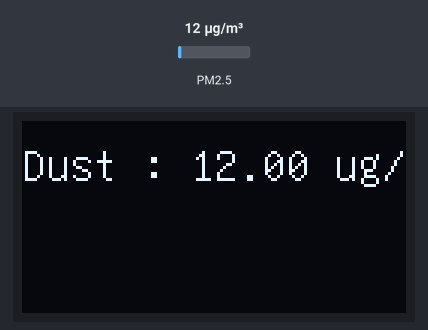
Simulated run of this sketch. Board: Arduino Uno, built with avr-gcc and run on an emulated ATmega328P. Shown: 128×64 one-colour display. Inputs (shaded band) come from the test bench; at power-on: PM2.5 12 µg/m³. Storage starts empty; what the sketch prints to the serial monitor is not drawn.

Above: at 1.2 s.
1.3 s: PM2.5 set to 6 µg/m³
At 3.6 s:
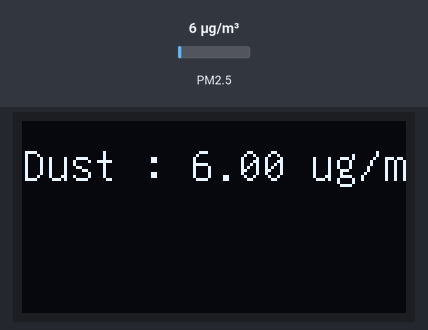
4.1 s: PM2.5 set to 75 µg/m³
At 6.1 s:
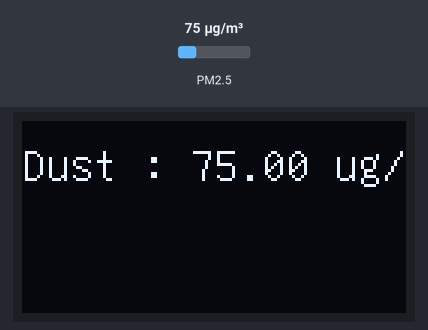
6.4 s: PM2.5 set to 150 µg/m³
At 8.3 s:
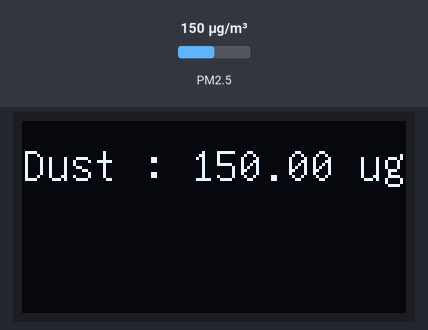
Timing chart, 0 to 9.8 s (numbered marks = the images above; inputs shaded):
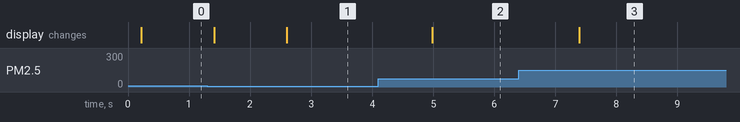

The sketch:

OLED_dust_sd.ino
```cpp
//Bibliothèques incluses dans le sketch

#include <U8g2lib.h>
#include <U8x8lib.h>

#include "U8glib.h"
#include <U8glib.h>

#include <Wire.h>
#include <GP2YDustSensor.h>
#include <SPI.h>
#include <SD.h>

//Initialiser notre type spécifique d'écran OLED
U8GLIB_SH1106_128X64 u8g(U8G_I2C_OPT_DEV_0|U8G_I2C_OPT_FAST);  // Dev 0, Fast I2C / TWI
//U8G2_SH1106_128X64_NONAME_1_HW_I2C u8g2(U8G2_R0, /* reset=*/ U8X8_PIN_NONE);


const uint8_t SHARP_LED_PIN = 10;   // Sharp poussière/particle capteur Led Pin
const uint8_t SHARP_VO_PIN = A0;    // Sharp poussière/particle pin de sortie analogique utilisé pour la lecture

//Initializer le PM2.5 capteur de poussière
GP2YDustSensor dustSensor(GP2YDustSensorType::GP2Y1010AU0F, SHARP_LED_PIN, SHARP_VO_PIN);

const int chipSelect = 4;

void setup(void) {
  // mettez votre code d'installation ici, à exécuter une fois
  Serial.begin(9600);
  Serial.print("Initializing SD card...");
  dustSensor.begin();


  // voir si la carte est présente et peut être initialisée :
  if (!SD.begin(chipSelect)) {
    Serial.println("Card failed, or not present");
    //don't do anything more:
    //while (1);
  }
  Serial.println("card initialized.");

  //dustSensor.setBaseline(0.4); // set no dust voltage according to your own experiments
  //dustSensor.setCalibrationFactor(1.1); // calibrate against precision instrument

//  u8g2.begin();
}

void loop(void) {
  // mettez votre code principal ici, pour l'exécuter de façon répétée :
  // Serial Print dust sensor data
   Serial.print("Dust density: ");
   Serial.print(dustSensor.getDustDensity());
  // Serial.print(" ug/m3; Running average: ");
  // Serial.print(dustSensor.getRunningAverage());
  // Serial.println(" ug/m3");

  // faire une string pour assembler les données à enregistrer :
  String dataString = "";

  File dataFile = SD.open("datalog.txt", FILE_WRITE);

  if (dataFile) {
    dataFile.println(dustSensor.getDustDensity());
    dataFile.close();
    Serial.print("writing to file: ");
    Serial.print(dustSensor.getDustDensity());
    Serial.println(" ug/m3");
  } else {
    Serial.println("error opening file");
  }
//Écran OLED impression poussière capteur données image boucle

  u8g.firstPage();
  do {
    draw();
  } while( u8g.nextPage() );

  //delay before we run again
  delay(1000);
}

void draw(void) {
  // graphic commands to redraw the complete screen should be placed here
  u8g.setFont(u8g_font_unifont);
  //u8g.setFont(u8g_font_osb21);
  u8g.setPrintPos(0, 20);
  u8g.print("Dust : ");
  u8g.print(dustSensor.getDustDensity());
  u8g.print(" ug/m3");
}
```

Measured:
- after the input at 1.3 s, the display: first changes after 0.11 s (image 1 shows a later state)
- after the input at 4.1 s, the display: changes after 0.89 s (image 2)
- after the input at 6.4 s, the display: changes after 0.99 s (image 3)
